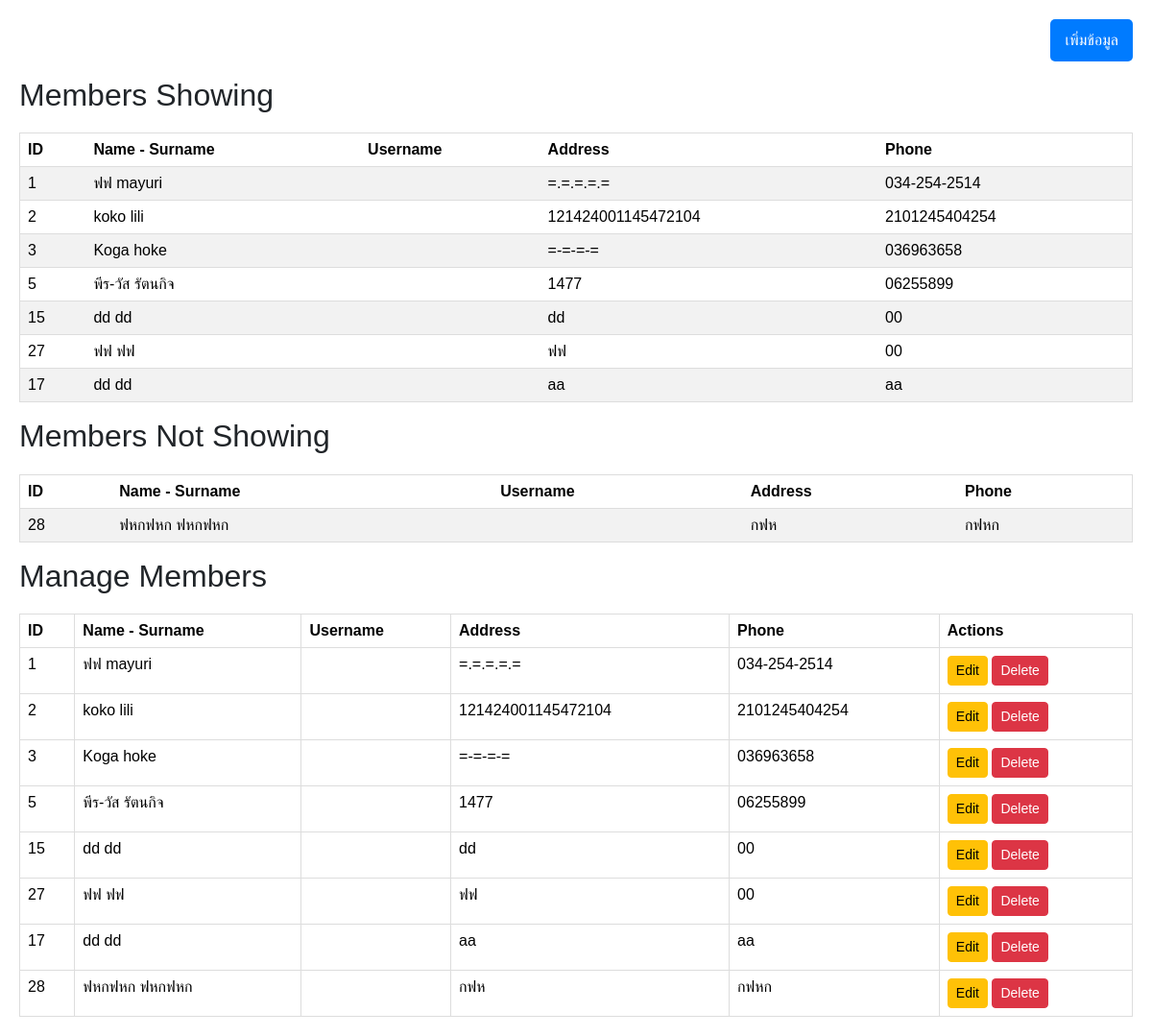
Page /MEMBER/member_show.php (signed in) on the committed database.
### tables this page shows
CREATE TABLE IF NOT EXISTS `member` (
  `mmb_id` smallint NOT NULL AUTO_INCREMENT,
  `mmb_name` varchar(20) NOT NULL,
  `mmb_surname` varchar(30) NOT NULL,
  `mmb_username` varchar(20) NOT NULL,
  `mmb_pwd` varchar(50) NOT NULL,
  `mmb_addr` varchar(100) DEFAULT NULL,
  `mmb_phone` varchar(15) DEFAULT NULL,
  `mmb_show` tinyint(1) DEFAULT '1',
  PRIMARY KEY (`mmb_id`)
);

### MEMBER/member_show.php (the view, shortened to what this page needs)
<?php
include 'connect_db.php';
function displayTable(mysqli $conn, int $condition, string $header, string $cssClass) {
    $stmt = $conn->prepare("SELECT * FROM member WHERE mmb_show = ?");
    $stmt->bind_param("i", $condition);
    $stmt->execute();
    $result = $stmt->get_result();
    if ($result->num_rows > 0) {
        echo "<h2>$header</h2>
              <table class='table table-striped $cssClass'>
              <thead>
              <tr>
              <th>ID</th>
              <th>Name - Surname</th>
              <th>Username</th>
              <th>Address</th>
              <th>Phone</th>
              </tr>
              </thead>
              <tbody>";
        while ($row = $result->fetch_assoc()) {
            echo "<tr>
                  <td>{$row['mmb_id']}</td>
                  <td>{$row['mmb_name']} {$row['mmb_surname']}</td>
                  <td>{$row['mmb_username']}</td>
                  <td>{$row['mmb_addr']}</td>
                  <td>{$row['mmb_phone']}</td>
                  </tr>";
        }
        echo "</tbody></table>";
    } else {
        echo "<div class='alert alert-info' role='alert'>ไม่มีข้อมูล</div>";
    }
}
displayTable($conn, 1, 'Members Showing', 'show-data');
displayTable($conn, 0, 'Members Not Showing', 'hide-data');
$result = $conn->query("SELECT * FROM member");
if ($result->num_rows > 0) {
    echo "<h2>Manage Members</h2>
          <table class='table table-bordered manage-members'>
          <thead>
          <tr>
          <th>ID</th>
          <th>Name - Surname</th>
          <th>Username</th>
          <th>Address</th>
          <th>Phone</th>
          <th>Actions</th>
          </tr>
          </thead>
          <tbody>";
    while ($row = $result->fetch_assoc()) {
        echo "<tr>
              <td>{$row['mmb_id']}</td>
              <td>{$row['mmb_name']} {$row['mmb_surname']}</td>
              <td>{$row['mmb_username']}</td>
              <td>{$row['mmb_addr']}</td>
              <td>{$row['mmb_phone']}</td>
              <td>
                  <a href='member_edit.php?id={$row['mmb_id']}' class='btn btn-warning btn-sm'>Edit</a>
                  <button class='btn btn-danger btn-sm' onclick='deleteMember({$row['mmb_id']})'>Delete</button>
              </td>
              </tr>";
    }
    echo "</tbody></table>";
} else {
    echo "<div class='alert alert-info' role='alert'>ไม่มีข้อมูล</div>";
}
?>
<!DOCTYPE html>
<html lang="en">
<head>
    <link href="https://cdn.jsdelivr.net/npm/bootstrap@5.3.3/dist/css/bootstrap.min.css" rel="stylesheet">
</head>
<body>
<div class="container">
    <button onclick="window.location.href='member_add.php'" class="fixed-button">เพิ่มข้อมูล</button>
</div>
</body>
</html>

### MEMBER/member_show.php (style rules this page uses)
body { font-family: Arial, sans-serif; margin: 20px; padding-top: 60px; }
table { width: 100%; margin-top: 20px; }
.show-data, .hide-data, .manage-members { border: 1px solid #ddd; }
.fixed-button { position: fixed; top: 20px; right: 20px; padding: 10px 15px; font-size: 16px; background-color: #007bff; color: white; border: none; border-radius: 5px; cursor: pointer; z-index: 1000; transition: background-color 0.3s; }

### rows in the picture
member: mmb_id "1", mmb_name "ฟฟ", mmb_surname "mayuri", mmb_addr "=.=.=.=.=", mmb_phone "034-254-2514"
member: mmb_id "2", mmb_name "koko", mmb_surname "lili", mmb_addr "121424001145472104", mmb_phone "2101245404254"
member: mmb_id "3", mmb_name "Koga", mmb_surname "hoke", mmb_addr "=-=-=-=", mmb_phone "036963658"
member: mmb_id "5", mmb_name "พีร-วัส", mmb_surname "รัตนกิจ", mmb_addr "1477", mmb_phone "06255899"
member: mmb_id "15", mmb_name "dd", mmb_surname "dd", mmb_addr "dd", mmb_phone "00"
member: mmb_id "27", mmb_name "ฟฟ", mmb_surname "ฟฟ", mmb_addr "ฟฟ", mmb_phone "00"
member: mmb_id "17", mmb_name "dd", mmb_surname "dd", mmb_addr "aa", mmb_phone "aa"
member: mmb_id "28", mmb_name "ฟหกฟหก", mmb_surname "ฟหกฟหก", mmb_addr "กฟห", mmb_phone "กฟหก"

### other values in the picture
$header "Members Showing Members Not Showing"
